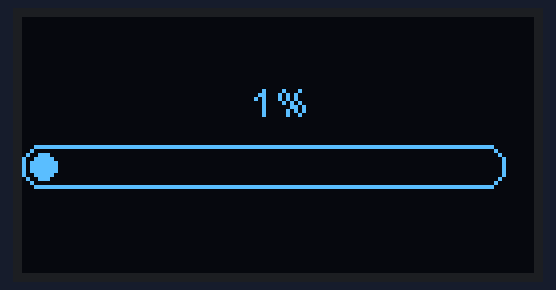
Simulated run of this sketch. Board: ESP8266 (NodeMCU). Shown: 128×64 one-colour display.

Above: at 0.17 s.
At 1.73 s:
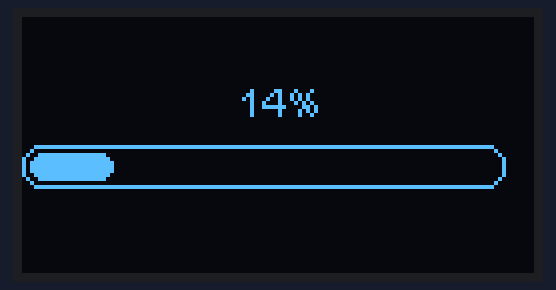
At 3.29 s:
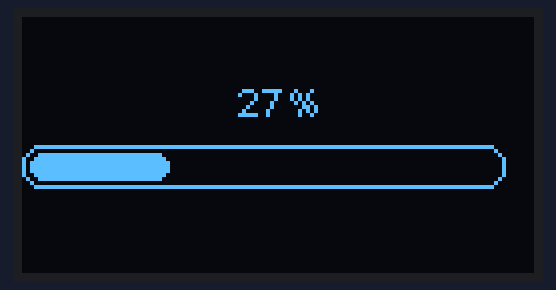
At 6.53 s:
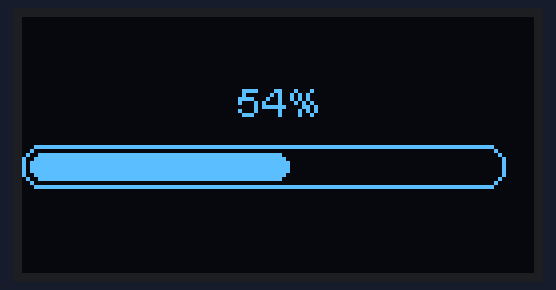
At 9.65 s:
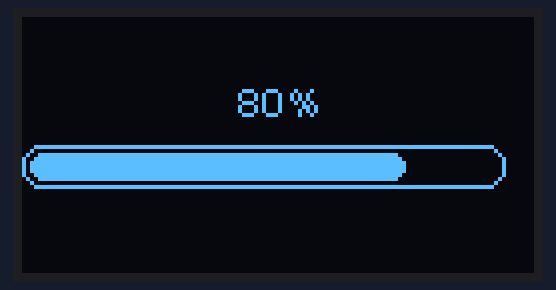
At 12.9 s:
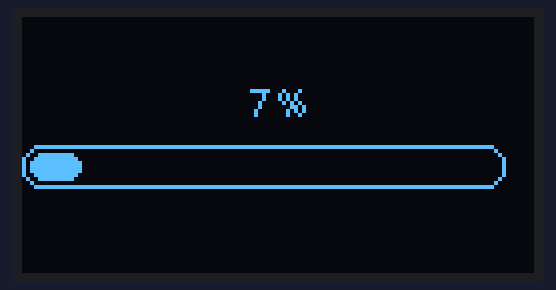

The sketch:

Working_disp.ino
```cpp
//Board Name : NodeMCU 1.0(ESP-12E)

#include <Wire.h>  // Only needed for Arduino 1.6.5 and earlier
#include "SSD1306Wire.h" // legacy include: `#include "SSD1306.h"`

SSD1306Wire display(0x3c, D6, D5);
int counter = 1;

void setup() {
  // put your setup code here, to run once:
  Serial.begin(115200);
  Serial.println();
  Serial.println();


  // Initialising the UI will init the display too.
  display.init();
  display.flipScreenVertically();
  display.setFont(ArialMT_Plain_10);


}

void loop() {
  // put your main code here, to run repeatedly:
  // clear the display
  display.clear();
  int progress = (counter / 5) % 100;
  // draw the progress bar
  display.drawProgressBar(0, 32, 120, 10, progress);

  // draw the percentage as String
  display.setTextAlignment(TEXT_ALIGN_CENTER);
  display.drawString(64, 15, String(progress) + "%");

  display.display();
  counter++;
  delay(10);


}
```

Measured:
- by itself, everything shown: repeats every 12.0 s, in 100 steps
